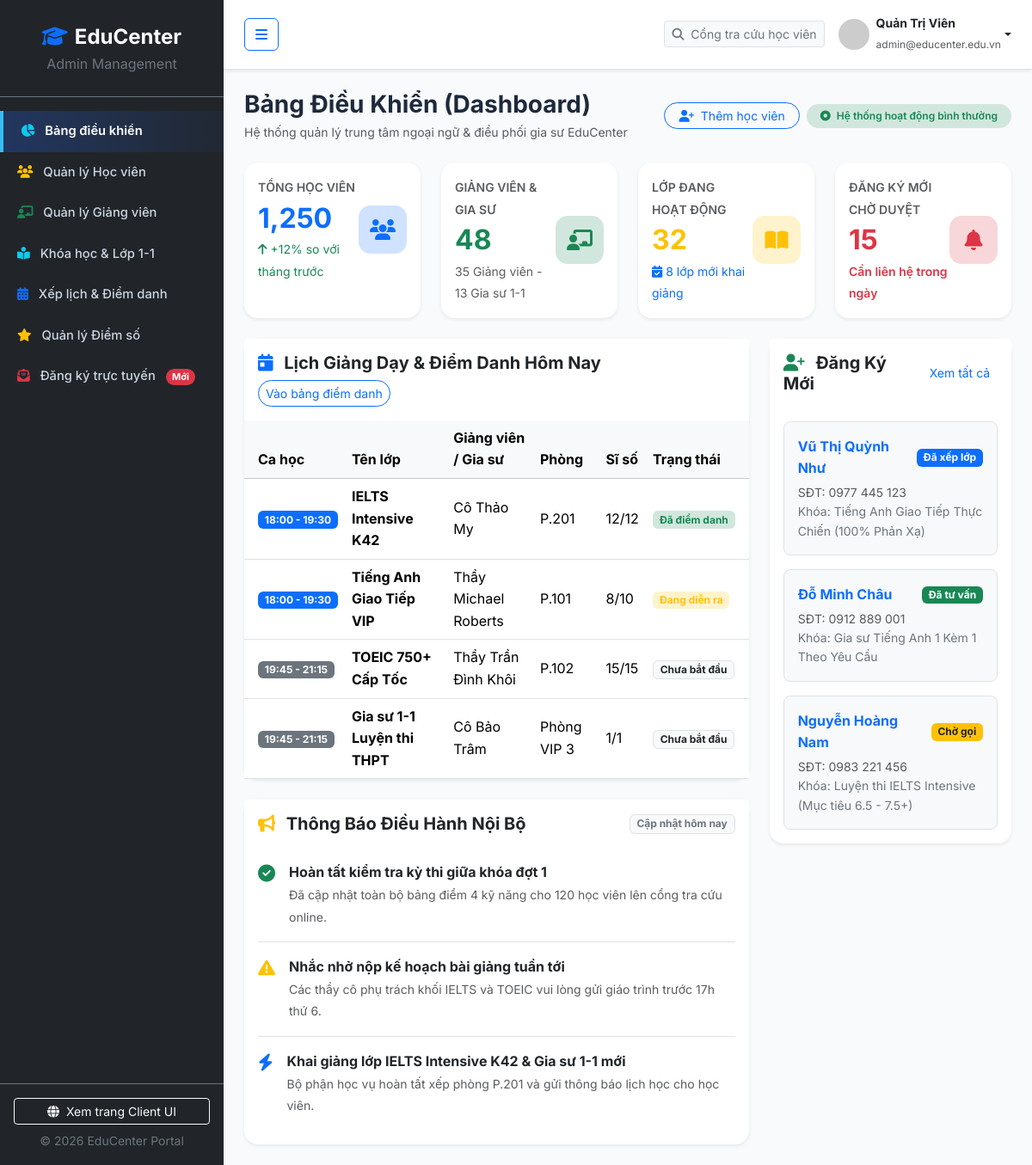
The app's page /admin/index.php with its own data.
### tables this page shows
CREATE TABLE `Course_Registrations` (
    `registration_id` INT AUTO_INCREMENT PRIMARY KEY,
    `ticket_code` VARCHAR(30) NOT NULL UNIQUE,
    `full_name` VARCHAR(100) NOT NULL,
    `phone` VARCHAR(20) NOT NULL,
    `email` VARCHAR(100) DEFAULT NULL,
    `course_name` VARCHAR(150) NOT NULL,
    `preferred_time` VARCHAR(80) DEFAULT NULL,
    `notes` TEXT,
    `status` VARCHAR(30) NOT NULL DEFAULT 'Chờ liên hệ',
    `created_at` TIMESTAMP DEFAULT CURRENT_TIMESTAMP
);

### config/db.php (called while the page is built, shortened)
<?php
$sample_dashboard_stats = [
    'total_students'       => 1250,
    'total_teachers'       => 48,
    'active_classes'       => 32,
    'pending_registrations'=> 15
];
$sample_today_classes = [
    [
        'study_time'   => '18:00 - 19:30',
        'time_badge'   => 'bg-primary',
        'class_name'   => 'IELTS Intensive K42',
        'teacher_name' => 'Cô Thảo My',
        'room'         => 'P.201',
        'capacity'     => '12/12',
        'status'       => 'Đã điểm danh',
        'status_class' => 'bg-success-subtle text-success'
    ],
    [
        'study_time'   => '18:00 - 19:30',
        'time_badge'   => 'bg-primary',
        'class_name'   => 'Tiếng Anh Giao Tiếp VIP',
        'teacher_name' => 'Thầy Michael Roberts',
        'room'         => 'P.101',
        'capacity'     => '8/10',
        'status'       => 'Đang diễn ra',
        'status_class' => 'bg-warning-subtle text-warning'
    ],
    [
        'study_time'   => '19:45 - 21:15',
        'time_badge'   => 'bg-secondary',
        'class_name'   => 'TOEIC 750+ Cấp Tốc',
        'teacher_name' => 'Thầy Trần Đình Khôi',
        'room'         => 'P.102',
        'capacity'     => '15/15',
        'status'       => 'Chưa bắt đầu',
        'status_class' => 'bg-light text-dark border'
    ],
    [
        'study_time'   => '19:45 - 21:15',
        'time_badge'   => 'bg-secondary',
        'class_name'   => 'Gia sư 1-1 Luyện thi THPT',
        'teacher_name' => 'Cô Bảo Trâm',
        'room'         => 'Phòng VIP 3',
        'capacity'     => '1/1',
        'status'       => 'Chưa bắt đầu',
        'status_class' => 'bg-light text-dark border'
    ]
];
?>

### admin/index.php (the view, shortened to what this page needs)
<?php
require_once __DIR__ . '/../config/db.php';
$kpiStats = [
    'total_students'        => $sample_dashboard_stats['total_students'] ?? 1250,
    'total_teachers'        => $sample_dashboard_stats['total_teachers'] ?? 48,
    'active_classes'        => $sample_dashboard_stats['active_classes'] ?? 32,
    'pending_registrations' => $sample_dashboard_stats['pending_registrations'] ?? 15
];
$todayClasses     = $sample_today_classes ?? [];
$newRegistrations = $sample_registrations ?? [];
if ($db_connected && $pdo) {
    try {
        $stmtReg = $pdo->query("SELECT ticket_code, full_name, phone, email, course_name, status FROM Course_Registrations ORDER BY registration_id DESC LIMIT 4");
        $dbRegs = $stmtReg->fetchAll();
        if (!empty($dbRegs)) {
            $newRegistrations = [];
            foreach ($dbRegs as $reg) {
                $statusText = ($reg['status'] === 'Chờ liên hệ') ? 'Chờ gọi' : $reg['status'];
                if ($statusText === 'Chờ gọi') {
                    $badgeClass = 'bg-warning text-dark';
                } elseif ($statusText === 'Đã tư vấn') {
                    $badgeClass = 'bg-success text-white';
                } else {
                    $badgeClass = 'bg-primary text-white';
                }
                $newRegistrations[] = [
                    'ticket_code' => $reg['ticket_code'],
                    'full_name'   => $reg['full_name'],
                    'phone'       => $reg['phone'],
                    'course_name' => $reg['course_name'],
                    'status'      => $statusText,
                    'badge_class' => $badgeClass
                ];
            }
        }
    } catch (Exception $e) {
    }
}
$newRegistrations = array_slice($newRegistrations, 0, 3);
require_once __DIR__ . '/includes/admin_header.php';
?>
<div class="d-flex flex-wrap justify-content-between align-items-center mb-4 gap-2">
    <div>
        <h3 class="fw-bold mb-1">Bảng Điều Khiển (Dashboard)</h3>
        <p class="text-muted small mb-0">Hệ thống quản lý trung tâm ngoại ngữ &amp; điều phối gia sư EduCenter</p>
    </div>
    <div class="d-flex align-items-center gap-2">
        <a href="students.php" class="btn btn-sm btn-outline-primary rounded-pill px-3">
            <i class="fa-solid fa-user-plus me-1"></i> Thêm học viên
        </a>
        <span class="badge bg-success-subtle text-success p-2 px-3 rounded-pill fw-semibold">
            <i class="fa-solid fa-circle-dot me-1"></i> Hệ thống hoạt động bình thường
        </span>
    </div>
</div>
<div class="row g-4 mb-4">
    <div class="col-sm-6 col-xl-3">
        <div class="card border-0 shadow-sm rounded-4 h-100 p-3 bg-white admin-kpi-card">
            <div class="d-flex align-items-center justify-content-between">
                <div>
                    <span class="text-muted small fw-semibold">TỔNG HỌC VIÊN</span>
                    <h2 class="fw-bold my-1 text-primary"><?php echo number_format($kpiStats['total_students']); ?></h2>
                    <small class="text-success"><i class="fa-solid fa-arrow-up me-1"></i>+12% so với tháng trước</small>
                </div>
                <div class="bg-primary-subtle text-primary admin-stat-icon">
                    <i class="fa-solid fa-users fs-4"></i>
                </div>
            </div>
        </div>
    </div>
    <div class="col-sm-6 col-xl-3">
        <div class="card border-0 shadow-sm rounded-4 h-100 p-3 bg-white admin-kpi-card">
            <div class="d-flex align-items-center justify-content-between">
                <div>
                    <span class="text-muted small fw-semibold">GIẢNG VIÊN &amp; GIA SƯ</span>
                    <h2 class="fw-bold my-1 text-success"><?php echo number_format($kpiStats['total_teachers']); ?></h2>
                    <small class="text-muted">35 Giảng viên - 13 Gia sư 1-1</small>
                </div>
                <div class="bg-success-subtle text-success admin-stat-icon">
                    <i class="fa-solid fa-chalkboard-user fs-4"></i>
                </div>
            </div>
        </div>
    </div>
    <div class="col-sm-6 col-xl-3">
        <div class="card border-0 shadow-sm rounded-4 h-100 p-3 bg-white admin-kpi-card">
            <div class="d-flex align-items-center justify-content-between">
                <div>
                    <span class="text-muted small fw-semibold">LỚP ĐANG HOẠT ĐỘNG</span>
                    <h2 class="fw-bold my-1 text-warning"><?php echo number_format($kpiStats['active_classes']); ?></h2>
                    <small class="text-primary"><i class="fa-solid fa-calendar-check me-1"></i>8 lớp mới khai giảng</small>
                </div>
                <div class="bg-warning-subtle text-warning admin-stat-icon">
                    <i class="fa-solid fa-book-open fs-4"></i>
                </div>
            </div>
        </div>
    </div>
    <div class="col-sm-6 col-xl-3">
        <div class="card border-0 shadow-sm rounded-4 h-100 p-3 bg-white admin-kpi-card">
            <div class="d-flex align-items-center justify-content-between">
                <div>
                    <span class="text-muted small fw-semibold">ĐĂNG KÝ MỚI CHỜ DUYỆT</span>
                    <h2 class="fw-bold my-1 text-danger"><?php echo number_format($kpiStats['pending_registrations']); ?></h2>
                    <small class="text-danger fw-semibold">Cần liên hệ trong ngày</small>
                </div>
                <div class="bg-danger-subtle text-danger admin-stat-icon">
                    <i class="fa-solid fa-bell fs-4"></i>
                </div>
            </div>
        </div>
    </div>
</div>
<div class="row g-4">
    <div class="col-lg-8">
        <div class="card border-0 shadow-sm rounded-4 mb-4">
            <div class="card-header bg-white border-0 py-3 d-flex flex-wrap justify-content-between align-items-center gap-2">
                <h5 class="fw-bold mb-0 text-dark">
                    <i class="fa-solid fa-calendar-day text-primary me-2"></i> Lịch Giảng Dạy &amp; Điểm Danh Hôm Nay
                </h5>
                <div class="d-flex align-items-center gap-2">
                    <a href="schedule.php" class="btn btn-sm btn-outline-primary rounded-pill">Vào bảng điểm danh</a>
                </div>
            </div>
            <div class="card-body p-0 table-responsive">
                <table class="table table-hover align-middle mb-0">
                    <thead class="table-light">
                        <tr>
                            <th class="ps-3">Ca học</th>
                            <th>Tên lớp</th>
                            <th>Giảng viên / Gia sư</th>
                            <th>Phòng</th>
                            <th>Sĩ số</th>
                            <th class="pe-3">Trạng thái</th>
                        </tr>
                    </thead>
                    <tbody>
                        <?php foreach ($todayClasses as $cls): ?>
                            <tr>
                                <td class="ps-3">
                                    <span class="badge <?php echo htmlspecialchars($cls['time_badge']); ?>">
                                        <?php echo htmlspecialchars($cls['study_time']); ?>
                                    </span>
                                </td>
                                <td><strong><?php echo htmlspecialchars($cls['class_name']); ?></strong></td>
                                <td><?php echo htmlspecialchars($cls['teacher_name']); ?></td>
                                <td><?php echo htmlspecialchars($cls['room']); ?></td>
                                <td><?php echo htmlspecialchars($cls['capacity']); ?></td>
                                <td class="pe-3">
                                    <span class="badge <?php echo htmlspecialchars($cls['status_class']); ?>">
                                        <?php echo htmlspecialchars($cls['status']); ?>
                                    </span>
                                </td>
                            </tr>
                        <?php endforeach; ?>
                    </tbody>
                </table>
            </div>
        </div>
        <div class="card border-0 shadow-sm rounded-4">
            <div class="card-header bg-white border-0 py-3 d-flex justify-content-between align-items-center">
                <h5 class="fw-bold mb-0 text-dark">
                    <i class="fa-solid fa-bullhorn text-warning me-2"></i> Thông Báo Điều Hành Nội Bộ
                </h5>
                <span class="badge bg-light text-secondary border">Cập nhật hôm nay</span>
            </div>
            <div class="card-body pt-0">
                <ul class="list-group list-group-flush">
                    <li class="list-group-item px-0 py-3 d-flex gap-3 align-items-start">
                        <i class="fa-solid fa-circle-check text-success fs-5 mt-1"></i>
                        <div>
                            <strong class="d-block">Hoàn tất kiểm tra kỳ thi giữa khóa đợt 1</strong>
                            <small class="text-muted">Đã cập nhật toàn bộ bảng điểm 4 kỹ năng cho 120 học viên lên cổng tra cứu online.</small>
                        </div>
                    </li>
                    <li class="list-group-item px-0 py-3 d-flex gap-3 align-items-start">
                        <i class="fa-solid fa-triangle-exclamation text-warning fs-5 mt-1"></i>
                        <div>
                            <strong class="d-block">Nhắc nhở nộp kế hoạch bài giảng tuần tới</strong>
                            <small class="text-muted">Các thầy cô phụ trách khối IELTS và TOEIC vui lòng gửi giáo trình trước 17h thứ 6.</small>
                        </div>
                    </li>
                    <li class="list-group-item px-0 py-3 d-flex gap-3 align-items-start">
                        <i class="fa-solid fa-bolt text-primary fs-5 mt-1"></i>
                        <div>
                            <strong class="d-block">Khai giảng lớp IELTS Intensive K42 &amp; Gia sư 1-1 mới</strong>
                            <small class="text-muted">Bộ phận học vụ hoàn tất xếp phòng P.201 và gửi thông báo lịch học cho học viên.</small>
                        </div>
                    </li>
                </ul>
            </div>
        </div>
    </div>
    <div class="col-lg-4">
        <div class="card border-0 shadow-sm rounded-4 mb-4">
            <div class="card-header bg-white border-0 py-3 d-flex justify-content-between align-items-center">
                <h5 class="fw-bold mb-0 text-dark">
                    <i class="fa-solid fa-user-plus text-success me-2"></i> Đăng Ký Mới
                </h5>
                <a href="registrations.php" class="btn btn-sm btn-link text-decoration-none">Xem tất cả</a>
            </div>
            <div class="card-body p-3">
                <?php foreach ($newRegistrations as $index => $reg): ?>
                    <div class="p-3 bg-light rounded-3 <?php echo ($index < count($newRegistrations) - 1) ? 'mb-3' : ''; ?> border">
                        <div class="d-flex justify-content-between align-items-center mb-1">
                            <strong class="text-primary"><?php echo htmlspecialchars($reg['full_name']); ?></strong>
                            <span class="badge <?php echo htmlspecialchars($reg['badge_class']); ?>">
                                <?php echo htmlspecialchars($reg['status']); ?>
                            </span>
                        </div>
                        <small class="text-muted d-block">SĐT: <?php echo htmlspecialchars($reg['phone']); ?></small>
                        <small class="text-secondary d-block">Khóa: <?php echo htmlspecialchars($reg['course_name']); ?></small>
                    </div>
                <?php endforeach; ?>
            </div>
        </div>
    </div>
</div>
<?php require_once __DIR__ . '/includes/admin_footer.php'; ?>

### assets/css/style.css (style rules this page uses)
:root { --edu-primary: #1d4ed8; --edu-primary-dark: #0f296b; --edu-primary-light: #eff6ff; --edu-secondary: #0f172a; --edu-accent: #f59e0b; --edu-accent-hover: #d97706; --edu-success: #10b981; --edu-danger: #ef4444; --edu-warning: #f59e0b; --edu-info: #0ea5e9; --edu-text: #1e293b; --edu-muted: #64748b; --edu-bg: #f8fafc; --edu-card-bg: #ffffff; --edu-border: #e2e8f0; --edu-radius-sm: 8px; --edu-radius-md: 14px; --edu-radius-lg: 20px; --edu-shadow-sm: 0 2px 10px rgba(15, 23, 42, 0.05); --edu-shadow-md: 0 10px 30px rgba(15, 23, 42, 0.08); --edu-shadow-lg: 0 20px 45px rgba(15, 41, 107, 0.14); }
* { box-sizing: border-box; margin: 0; padding: 0; }
body { font-family: 'Inter', -apple-system, BlinkMacSystemFont, "Segoe UI", Roboto, sans-serif; background-color: var(--edu-bg); color: var(--edu-text); line-height: 1.6; overflow-x: hidden; }
a { text-decoration: none; transition: all 0.25s ease; }
.admin-stat-icon { width: 56px; height: 56px; display: flex; align-items: center; justify-content: center; border-radius: 14px; flex-shrink: 0; }
.admin-kpi-card { transition: transform 0.22s ease, box-shadow 0.22s ease; }

### records on screen
course_registrations: full_name "Vũ Thị Quỳnh Như", status "Đã xếp lớp", phone "0977 445 123", course_name "Tiếng Anh Giao Tiếp Thực Chiến (100% Phản Xạ)"
course_registrations: full_name "Đỗ Minh Châu", status "Đã tư vấn", phone "0912 889 001", course_name "Gia sư Tiếng Anh 1 Kèm 1 Theo Yêu Cầu"
course_registrations: full_name "Nguyễn Hoàng Nam", status "Chờ gọi", phone "0983 221 456", course_name "Luyện thi IELTS Intensive (Mục tiêu 6.5 - 7.5+)"

### other values on screen
$adminName "Quản Trị Viên"
$adminEmail "admin@educenter.edu.vn"
$kpiStats['total_students'] "1,250"
$kpiStats['total_teachers'] "48"
$kpiStats['active_classes'] "32"
$kpiStats['pending_registrations'] "15"
$cls['study_time'] "18:00 - 19:30"
$cls['class_name'] "IELTS Intensive K42"
$cls['teacher_name'] "Cô Thảo My"
$cls['room'] "P.201"
$cls['capacity'] "12/12"
$cls['status'] "Đã điểm danh"
$cls['class_name'] "Tiếng Anh Giao Tiếp VIP"
$cls['teacher_name'] "Thầy Michael Roberts"
$cls['room'] "P.101"
